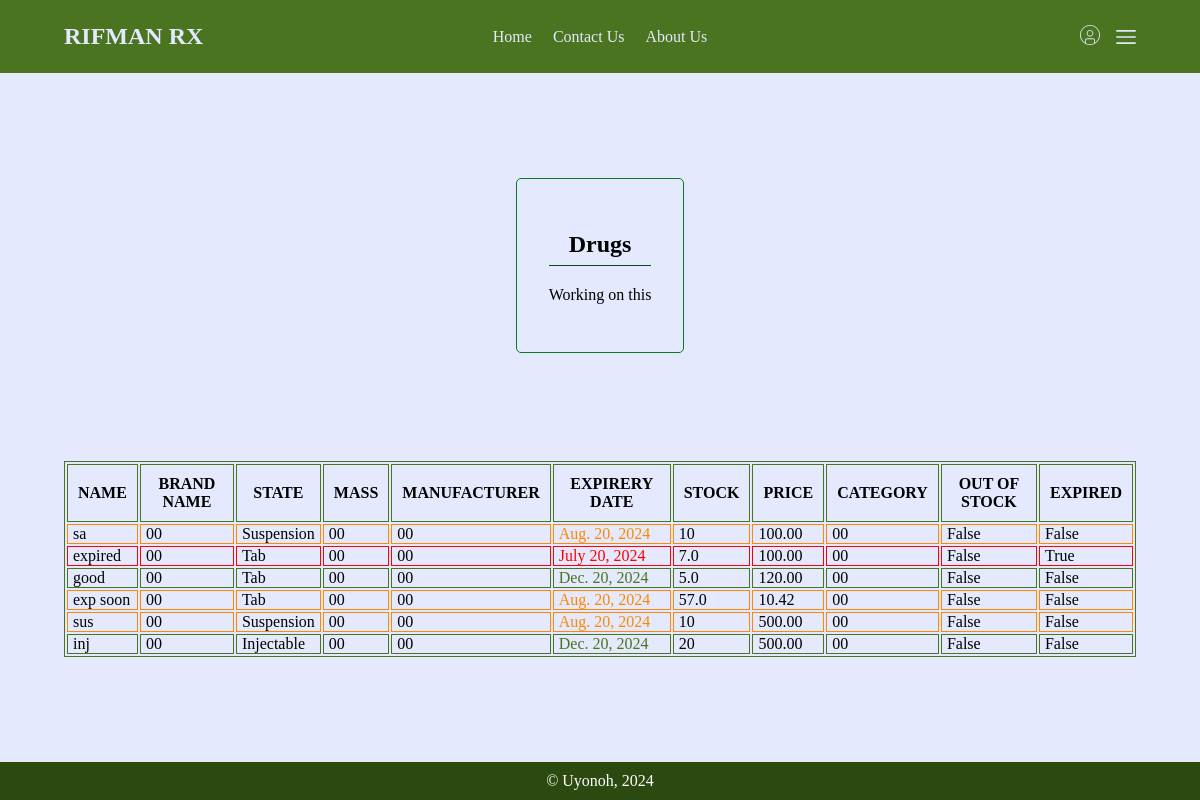
The app's page /drugs/view/, older data.
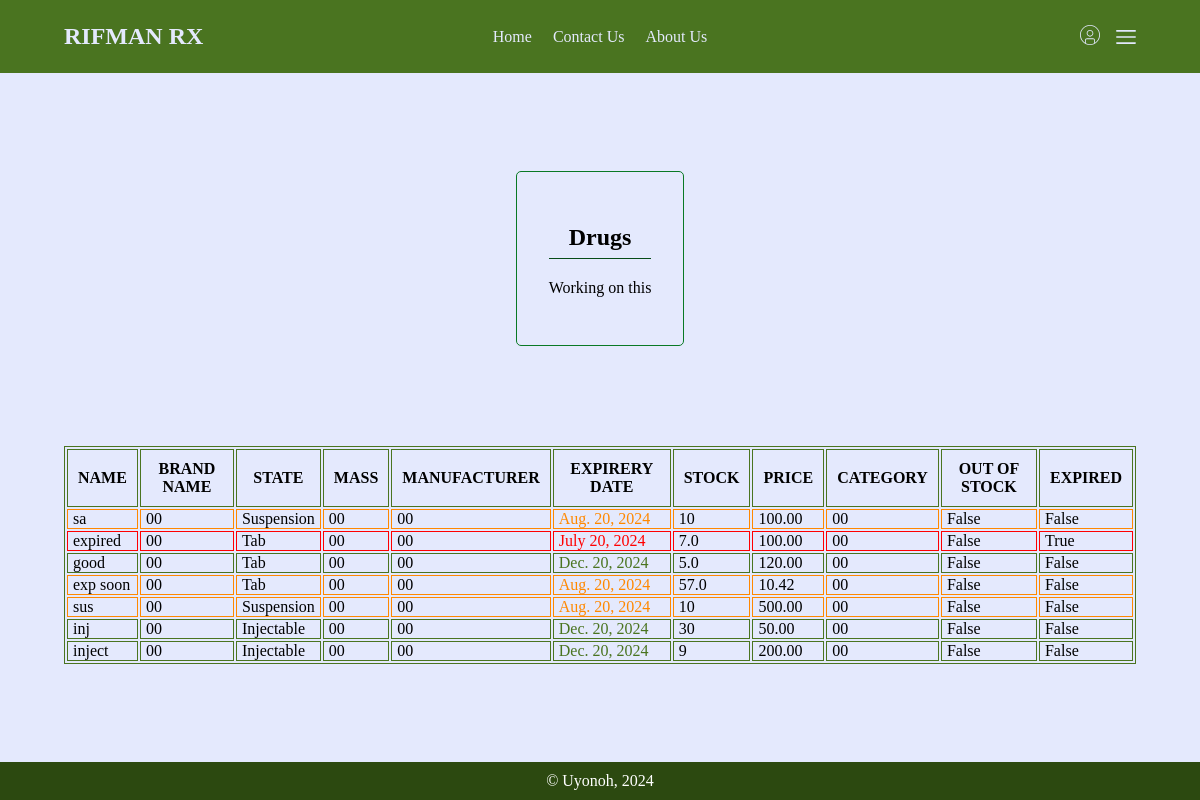
The same page, newer data.
### drugs/models.py (models this page shows, shortened)
class Drug(models.Model):
    name = models.CharField(max_length=30)
    brand_name = models.CharField(max_length=30)
    mass = models.CharField(max_length=10)
    state = models.CharField(max_length=10, choices=state_choices, default="Tablet")
    manufacturer = models.CharField(max_length=30)
    exp_date = models.DateField("Expiery Date")
    stock_amount = models.IntegerField(null=True)
    purchase_amount = models.IntegerField()
    purchase_units = models.CharField(max_length=30, choices=unit_choices, default="Unit")
    price = models.DecimalField(max_digits=10, decimal_places=2)
    cost_price = models.DecimalField(max_digits=10, decimal_places=2)
    category = models.CharField(max_length=30)
    purpose = models.CharField(max_length=30)
    location = models.CharField(max_length=30)
    day_added = models.DateField(null=False, default=str(tz.now().date()))
    def check_exp(self) -> int:
        diff = self.exp_date - tz.now().date()
        days = diff.days
        return days
    def clean_stock(self) -> int | str:
        if self.state == "Tab":
            cd, tab = self.Tablet.get_cd_tab()
            cd, tab = int(cd), int(tab)
            amount = self.stock_amount / tab
            if amount < 1:
                amount = str(self.stock_amount) + "tab(s)"
            return amount
        return self.stock_amount
    @property
    def expired(self) -> bool:
        return self.check_exp() <= 0
    @property
    def expire_soon(self, days: int=60) -> bool:
        return self.check_exp() <= days
    @property
    def exp_class(self) -> str:
        if self.expired:
            return "expired"
        if self.expire_soon:
            return "exp-soon"
        return "exp-far"
    def table_head(self) -> tuple:
        return ("name", "brand name", "state", "mass", "manufacturer", "Expirery date", "stock", "price",
                "category", "Out of stock", "expired")
    def tabulate(self) -> list[tuple]:
        table = zip(
            self.table_head(),
            (
                self.name, self.brand_name, self.state, self.mass, self.manufacturer, self.exp_date,
                self.clean_stock(), self.price, self.category, self.oos, self.expired
            )
        )
        return table
    @property
    def oos(self) -> bool:
        return self.stock_amount <= 0
    @property
    def Tablet(self) -> models.Model:
        if self.state == "Tab":
            return self.tablet_set.all()[0]
        return False

### drugs/views.py (the view)
# urls.py: path("view/", view_drugs, name="view"),
def view_drugs(request):
    drugs = list(Drug.objects.all())
    return render(request, "drugs/view-drugs.html", {"drugs": drugs})

### drugs/models.py (called while the page is built)
    def get_cd_tab(self) -> list:
        return self.cd_tab.split("/")

### drugs/templates/drugs/view-drugs.html (shortened to what this page needs)
{% extends "main/base.html" %}
{% load static %}
{% block styles %}
    <link rel="stylesheet" href="{% static 'main/css/forms.css' %}">
    <link rel="stylesheet" href="{% static 'main/css/tables.css' %}">
{% endblock %}
{% block content %}
<section class="container flex-col text-center">
    <form class="add" action="{% url 'drugs:add' %}" method="post">
        <h1>Drugs</h1>
        <p>Working on this</p>
    </form>
</section>
<section class="container table">
        <table class="drugs">
            <thead>
                {% for head in drugs.0.table_head %}
                <th>{{head.upper}}</th>
                {% endfor %}
            </thead>
            {% for drug in drugs %}
            <tr class="drug {{drug.exp_class}}" id="{{drug.pk}}">
            {% for head, field in drug.tabulate %}
                <td class="drug-field {{head}}" id="{{head}}">
                    {{field}}
                </td>
            {% endfor %}
            </tr>
            {% endfor %}
        </table>
</section>
{% endblock %}

Row changes from the older to the newer data that the page shows:
added Drug: tabulate "inject" "00" "Injectable" "00" "00" "Dec. 20, 2024" "9" "200.00" "00" "False" "False"
Text that changed along with them:
new list line: "30"
new list line: "50.00"
list line gone: "20"
list line gone: "500.00"
